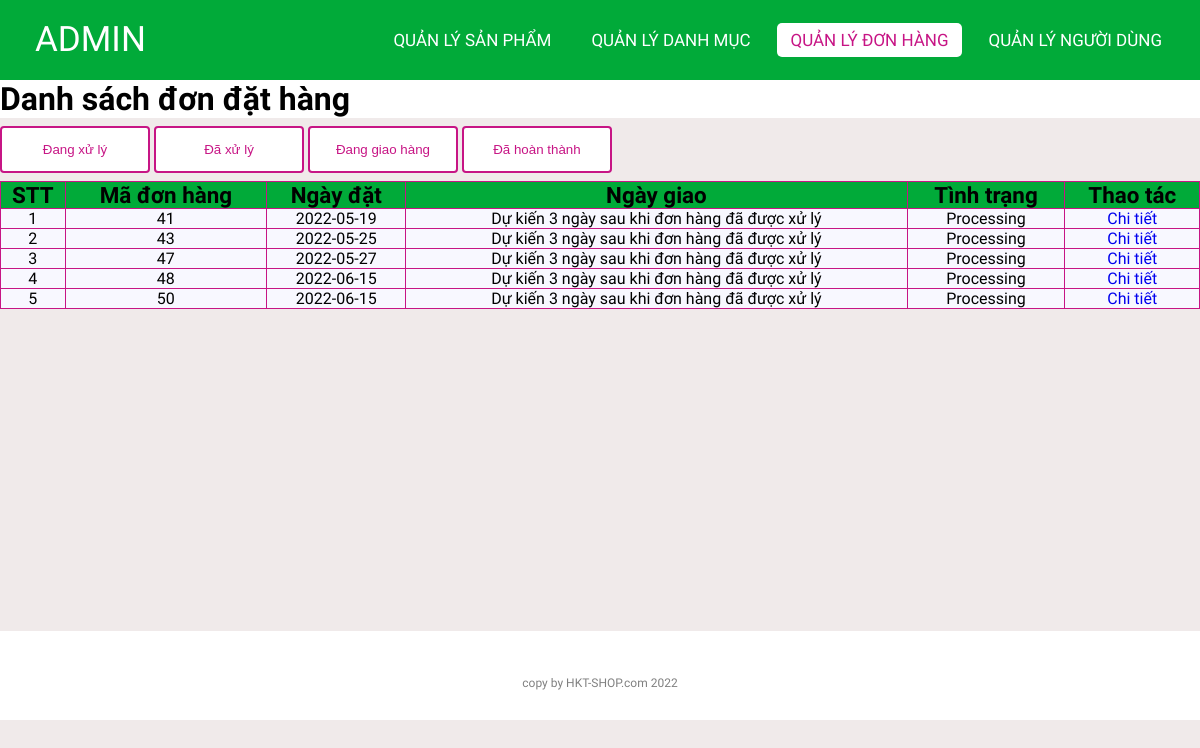
Page /admin/orderlist.php (signed in) on the earlier database version.
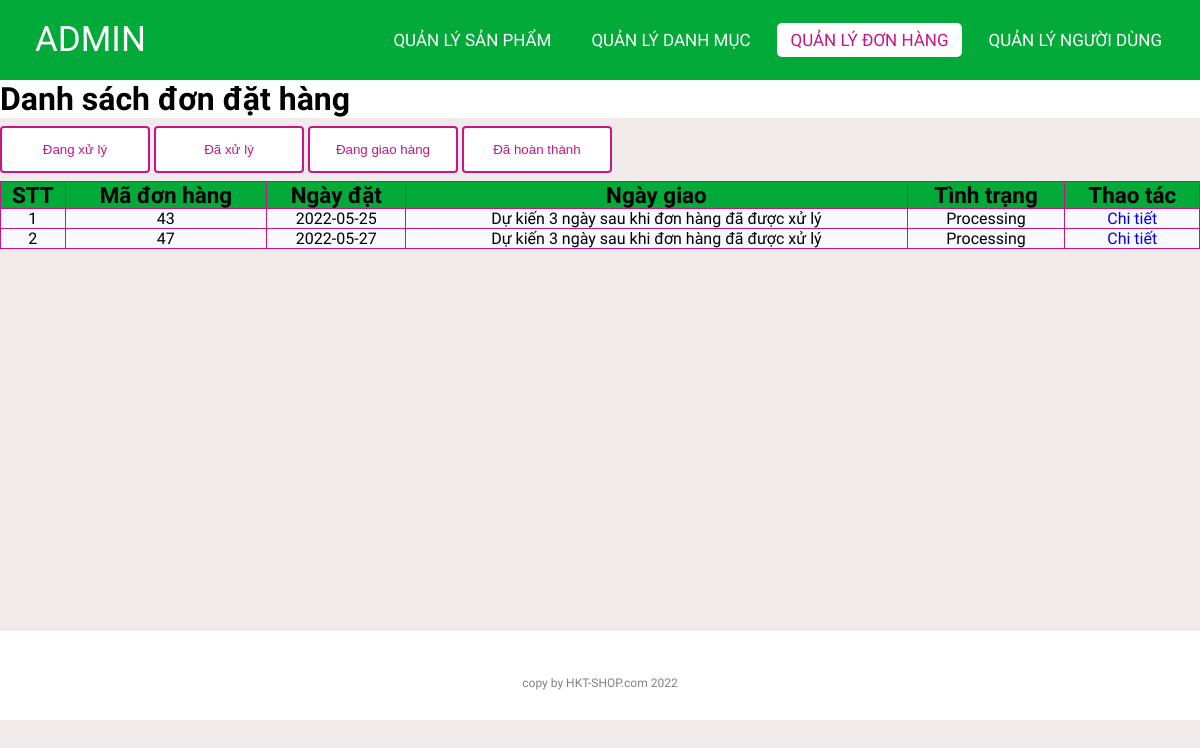
Same page on the later database version.
### tables this page shows
CREATE TABLE `orders` (
  `id` int(11) NOT NULL,
  `userId` int(11) NOT NULL,
  `createdDate` date NOT NULL,
  `receivedDate` date DEFAULT NULL,
  `status` varchar(20) NOT NULL
);

### lib/database.php (called while the page is built, shortened)
<?php
class Database extends PDO
{
  public $host   = DB_HOST;
  public $user   = DB_USER;
  public $pass   = DB_PASS;
  public $dbname = DB_NAME;
  public $link;
  private function connectDB()
  {
    $this->link = new mysqli(
      $this->host,
      $this->user,
      $this->pass,
      $this->dbname
    );
  }
  public function select($query)
  {
    $result = $this->link->query($query);
    if ($result->num_rows > 0) {
      return $result;
    } else {
      return false;
    }
  }
}

### classes/order.php (called while the page is built, shortened)
<?php
$filepath = realpath(dirname(__FILE__));
include_once($filepath . '/../lib/database.php');
?>
<?php
class order
{
    private $db;
    public function __construct()
    {
        $this->db = new Database();
    }
    public function getProcessingOrder()
    {
        $query = "SELECT * FROM orders WHERE status = 'Processing'";
        $mysqli_result = $this->db->select($query);
        if ($mysqli_result) {
            $result = mysqli_fetch_all($this->db->select($query), MYSQLI_ASSOC);
            return $result;
        }
        return false;
    }
}
?>

### admin/orderlist.php (the view, shortened to what this page needs)
<?php
include '../classes/order.php';
$order = new order();
$processingOrderList = $order->getProcessingOrder();
?>
<!DOCTYPE html>
<html lang="en">
<head>
    <link rel="stylesheet" href="./css/style.css">
    <link rel="stylesheet" href="https://cdnjs.cloudflare.com/ajax/libs/font-awesome/5.15.4/css/all.min.css">
</head>
<body>
    <nav>
        <label class="logo">ADMIN</label>
        <ul>
            <li><a href="productlist.php">Quản lý Sản phẩm</a></li>
            <li><a href="categoriesList.php">Quản lý Danh mục</a></li>
            <li><a href="orderlist.php" class="active">Quản lý Đơn hàng</a></li>
            <li><a href="userlist.php">Quản lý Người dùng</a></li>
        </ul>
    </nav>
    <div class="title">
        <h1>Danh sách đơn đặt hàng</h1>
    </div>
    <div class="container">
        <div class="tab">
            <button class="tablinks" onclick="openTab(event, 'Processing')">Đang xử lý</button>
            <button class="tablinks" onclick="openTab(event, 'Processed')">Đã xử lý</button>
            <button class="tablinks" onclick="openTab(event, 'Delivering')">Đang giao hàng</button>
            <button class="tablinks" onclick="openTab(event, 'Complete')">Đã hoàn thành</button>
        </div>
        <div id="Processing" class="tabcontent">
            <?php
            if ($processingOrderList) { ?>
                <table class="list">
                    <tr>
                        <th>STT</th>
                        <th>Mã đơn hàng</th>
                        <th>Ngày đặt</th>
                        <th>Ngày giao</th>
                        <th>Tình trạng</th>
                        <th>Thao tác</th>
                    </tr>
                    <?php $count = 1;
                    foreach ($processingOrderList as $key => $value) { ?>
                        <tr>
                            <td><?= $count++ ?></td>
                            <td><?= $value['id'] ?></td>
                            <td><?= $value['createdDate'] ?></td>
                            <td><?= ($value['status'] != "Processing") ? $value['receivedDate'] : "Dự kiến 3 ngày sau khi đơn hàng đã được xử lý" ?> </td>
                            <td><?= $value['status'] ?></td>
                            <td>
                                <a href="orderlistdetail.php?orderId=<?= $value['id'] ?>">Chi tiết</a>
                            </td>
                        </tr>
                    <?php }
                    ?>
                </table>
            <?php } else { ?>
                <h3>Chưa có đơn hàng nào đang xử lý</h3>
            <?php }
            ?>
        </div>
    </div>
    <footer>
        <p class="copyright">copy by HKT-SHOP.com 2022</p>
    </footer>
</body>
</html>

Differences in the rows shown:
no longer on this page (row edited): orders: id "41", createdDate "2022-05-19", shows "Dự kiến 3 ngày sau khi đơn hàng đã được xử lý", status "Processing"
no longer on this page (row edited): orders: id "48", createdDate "2022-06-15", shows "Dự kiến 3 ngày sau khi đơn hàng đã được xử lý", status "Processing"
no longer on this page (row edited): orders: id "50", createdDate "2022-06-15", shows "Dự kiến 3 ngày sau khi đơn hàng đã được xử lý", status "Processing"
